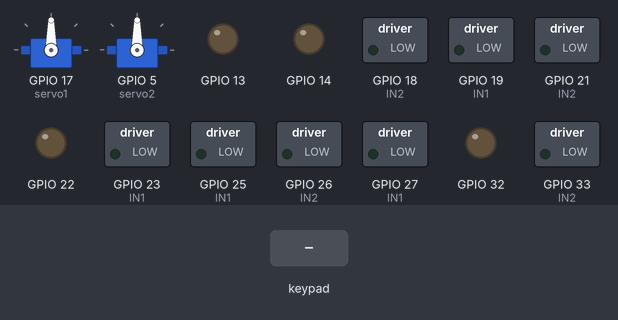
Recording of a sketch running on a simulated ESP32. Parts: 2 × servo, switched loads named in the sketch (green lamp = pin HIGH), output pins drawn as LEDs (lit = HIGH). The test bench sets the inputs (shaded band). Nothing arrives over Bluetooth unless stated; what the sketch prints to the serial monitor is not drawn.

Above: at 1.2 s.
1.3 s: key 'T' pressed
At 1.8 s:
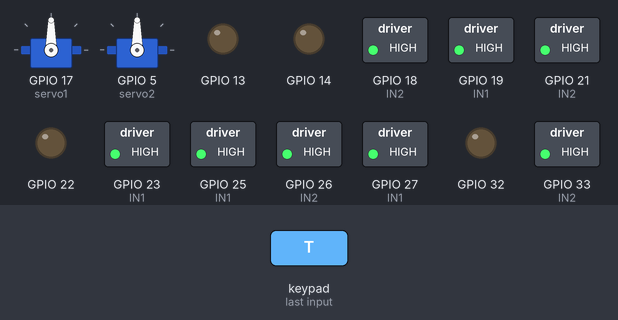
2.8 s: key 'O' pressed
At 4.2 s:
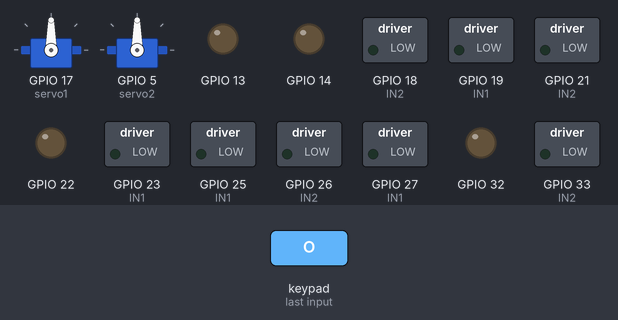
Timing chart, 0 to 5.8 s (numbered marks = the images above; inputs shaded):
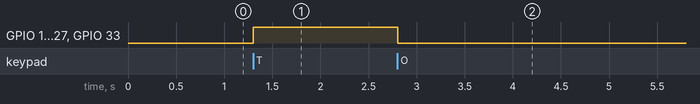

Measured:
- after the input at 1.3 s, GPIO 18 (IN2), GPIO 19 (IN1), GPIO 21 (IN2), GPIO 23 (IN1), GPIO 25 (IN1), GPIO 26 (IN2), GPIO 27 (IN1), GPIO 33 (IN2): LOW → HIGH at once
- after the input at 2.8 s, GPIO 18 (IN2), GPIO 19 (IN1), GPIO 21 (IN2), GPIO 23 (IN1), GPIO 25 (IN1), GPIO 26 (IN2), GPIO 27 (IN1), GPIO 33 (IN2): HIGH → LOW at once

The sketch:

sketch_nov8a.ino
```cpp
#include <Arduino.h>
#include <ESP32Servo.h>
#include <Ps3Controller.h>
#include <math.h>

// =======================================================
// === SERVO SETUP ===
Servo servo1;
Servo servo2;

int servoPos = 90;            // Start centered
const int SERVO_MIN = 0;
const int SERVO_MAX = 180;
const int MOVE_SPEED = 5;
const int UPDATE_DELAY = 20;

// =======================================================
// === MOTOR SETUP ===
const int M1_IN1 = 25, M1_IN2 = 33, M1_EN = 32;
const int M2_IN1 = 19, M2_IN2 = 18, M2_EN = 13;
const int M3_IN1 = 27, M3_IN2 = 26, M3_EN = 14;
const int M4_IN1 = 23, M4_IN2 = 21, M4_EN = 22;

const int FREQ = 2000; // 2 kHz for motors
const int RES = 8;      // 8-bit PWM resolution
const int CH1 = 0, CH2 = 1, CH3 = 2, CH4 = 3;

static inline void pwmAttach(int pin, int freq, int res, int ch) {
  ledcAttach(pin, freq, res);
}

static inline void pwmWrite(int pin, int ch, int duty) {
  ledcWrite(ch, duty);
}

const int IN1[4] = { M1_IN1, M2_IN1, M3_IN1, M4_IN1 };
const int IN2[4] = { M1_IN2, M2_IN2, M3_IN2, M4_IN2 };
const int EN [4] = { M1_EN,  M2_EN,  M3_EN,  M4_EN  };
const int CH [4] = { CH1,    CH2,    CH3,    CH4    };
const int LEFT_IDX[2]  = {0, 2};
const int RIGHT_IDX[2] = {1, 3};

const int DEADZONE = 7;
const int STOP_THRESHOLD = 10;
const int HYSTERESIS = 6;

// =======================================================
// === MOTOR HELPERS ===
void motorDir(int i, bool forward) {
  digitalWrite(IN1[i], forward ? HIGH : LOW);
  digitalWrite(IN2[i], forward ? LOW  : HIGH);
}
void motorCoast(int i) { digitalWrite(IN1[i], LOW); digitalWrite(IN2[i], LOW); }
void motorBrake(int i) { digitalWrite(IN1[i], HIGH); digitalWrite(IN2[i], HIGH); }
void motorSpeed(int i, int duty) { pwmWrite(EN[i], CH[i], constrain(duty, 0, 255)); }

void setMotorSigned(int idx, int val) {
  val = constrain(val, -255, 255);
  if (val == 0) { motorCoast(idx); motorSpeed(idx, 0); return; }
  motorDir(idx, val > 0);
  motorSpeed(idx, abs(val));
}
void setPairSigned(const int idxs[2], int val) {
  setMotorSigned(idxs[0], val);
  setMotorSigned(idxs[1], val);
}
void allCoast() { for (int i = 0; i < 4; i++) { motorCoast(i); motorSpeed(i, 0); } }
void allBrake() { for (int i = 0; i < 4; i++) { motorBrake(i); motorSpeed(i, 0); } }

// =======================================================
// === STICK CURVE ===
int applyDeadzoneAndCurve(int8_t v, int deadzone = DEADZONE) {
  if (v >= -deadzone && v <= deadzone) return 0;
  int sign = (v < 0) ? -1 : 1;
  int mag = map(abs(v), deadzone, 127, 0, 255);
  float f = (float)mag / 255.0f;
  int scaled = (int)(sqrtf(f) * 255.0f + 0.5f);
  if (scaled <= STOP_THRESHOLD) return 0;
  return sign * scaled;
}

// =======================================================
// === PS3 CONNECTION ===
bool ps3_connected = false;
void onConnect() {
  ps3_connected = true;
  allCoast();
  Serial.println("PS3 connected");
}
void onDisconnect() { ps3_connected = false; allCoast(); Serial.println("PS3 disconnected"); }

// =======================================================
// === SETUP ===
void setup() {
  Serial.begin(115200);
  Serial.println("PS3 Tank Drive + Servo Sync Control (Servos Init First)");

  // --- Initialize Servos first ---
  ESP32PWM::allocateTimer(1);
  ESP32PWM::allocateTimer(2);
  servo1.attach(17, 500, 2500);
  servo2.attach(5, 500, 2500);
  servo1.write(servoPos);
  servo2.write(servoPos);

  // --- Initialize Motors ---
  for (int i = 0; i < 4; i++) {
    pinMode(IN1[i], OUTPUT);
    pinMode(IN2[i], OUTPUT);
    pwmAttach(EN[i], FREQ, RES, CH[i]);
    motorCoast(i);
    motorSpeed(i, 0);
  }

  // --- Initialize PS3 ---
  Ps3.begin("2c:81:58:40:9e:1d");
  Ps3.attachOnConnect(onConnect);
  Ps3.attachOnDisconnect(onDisconnect);
}

// =======================================================
// === LOOP ===
void loop() {
  if (!ps3_connected && !Ps3.isConnected()) {
    allCoast();
    delay(20);
    return;
  }

  // --- SERVO CONTROL ---
  bool moved = false;
  if (Ps3.data.analog.button.r1 > 0) {
    Serial.println("R1 -> Servo Up");
    servoPos = min(servoPos + MOVE_SPEED, SERVO_MAX);
    moved = true;
  }
  if (Ps3.data.analog.button.l1 > 0) {
    Serial.println("L1 -> Servo Down");
    servoPos = max(servoPos - MOVE_SPEED, SERVO_MIN);
    moved = true;
  }
  if (moved) {
    servo1.write(servoPos);
    servo2.write(servoPos);
    Serial.printf("Servo position: %d°\n", servoPos);
  }

  // --- MOTOR CONTROL ---
  int8_t ly = Ps3.data.analog.stick.ly;
  int8_t ry = Ps3.data.analog.stick.ry;
  int leftTarget  = applyDeadzoneAndCurve(-ly);
  int rightTarget = applyDeadzoneAndCurve(-ry);

  int r2 = Ps3.data.analog.button.r2;
  int l2 = Ps3.data.analog.button.l2;
  int maxOut = constrain(120 + (r2 - l2), 120, 255);
  leftTarget  = constrain(leftTarget,  -maxOut, maxOut);
  rightTarget = constrain(rightTarget, -maxOut, maxOut);

  static int prevLeft = 0;
  static int prevRight = 0;
  const int CHANGE_THRESHOLD = 3;

  if (abs(prevLeft - leftTarget) > CHANGE_THRESHOLD) {
    setPairSigned(LEFT_IDX, leftTarget);
    prevLeft = leftTarget;
  }
  if (abs(prevRight - rightTarget) > CHANGE_THRESHOLD) {
    setPairSigned(RIGHT_IDX, rightTarget);
    prevRight = rightTarget;
  }

  if (Ps3.data.button.triangle) { allBrake(); prevLeft = prevRight = 0; }
  if (Ps3.data.button.circle)   { allCoast(); prevLeft = prevRight = 0; }

  delay(UPDATE_DELAY);
}
```
